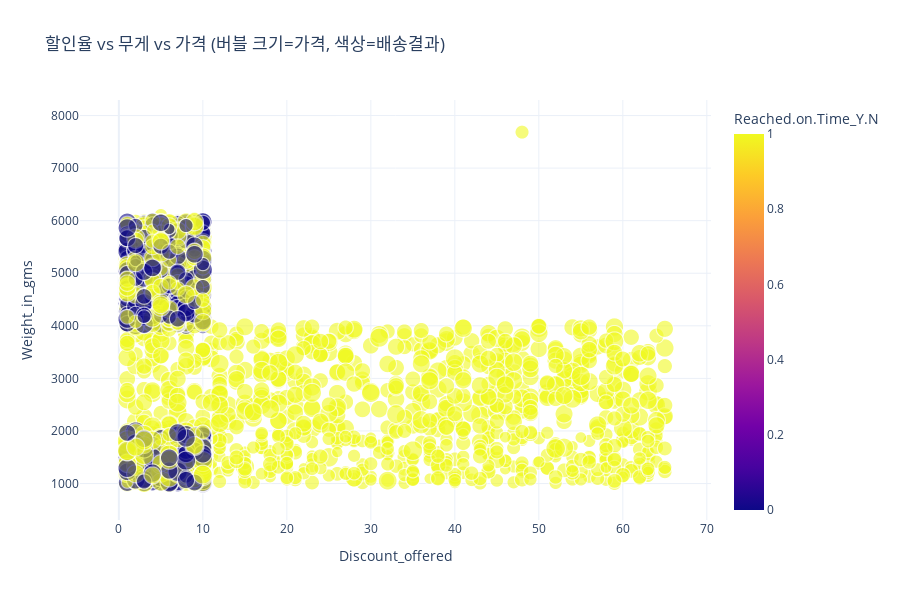

The cell this chart's notebook holds for it:
### Code cell
import plotly.express as px

# 샘플링
sample = df.sample(min(3000, len(df)), random_state=42)

# 수정 부분: color 파라미터에 replace 제거
fig = px.scatter(sample, x='Discount_offered', y='Weight_in_gms',
                 color=target_col,  # target_col 그대로 사용 ('Reached.on.Time_Y.N')
                 size='Cost_of_the_Product',
                 hover_data=['Mode_of_Shipment', 'Product_importance'],
                 title='할인율 vs 무게 vs 가격 (버블 크기=가격, 색상=배송결과)',
                 color_discrete_sequence=colors, opacity=0.6)

fig.update_layout(height=600, template='plotly_white')
fig.show()

### Figure 1 — Plotly figure (JSON) as saved in the notebook; plotly's stock layout.template omitted (floating-point values rounded to 4 significant figures; data arrays with more than 128 entries replaced by an {"elided": "..."} marker saying what was removed)
{"data": [{"customdata": {"elided": "3000x2 str values"}, "hovertemplate": "Discount_offered=%{x}<br>Weight_in_gms=%{y}<br>Cost_of_the_Product=%{marker.size}<br>Mode_of_Shipment=%{customdata[0]}<br>Product_importance=%{customdata[1]}<br>Reached.on.Time_Y.N=%{marker.color}<extra></extra>", "legendgroup": "", "marker": {"color": {"elided": "3000 int values"}, "coloraxis": "coloraxis", "opacity": 0.6, "size": {"elided": "3000 int values"}, "sizemode": "area", "sizeref": 0.775, "symbol": "circle"}, "mode": "markers", "name": "", "showlegend": false, "type": "scattergl", "x": {"elided": "3000 int values"}, "xaxis": "x", "y": {"elided": "3000 int values"}, "yaxis": "y"}], "layout": {"coloraxis": {"colorbar": {"title": {"text": "Reached.on.Time_Y.N"}}, "colorscale": [[0, "#0d0887"], [0.1111, "#46039f"], [0.2222, "#7201a8"], [0.3333, "#9c179e"], [0.4444, "#bd3786"], [0.5556, "#d8576b"], [0.6667, "#ed7953"], [0.7778, "#fb9f3a"], [0.8889, "#fdca26"], [1, "#f0f921"]]}, "height": 600, "legend": {"itemsizing": "constant", "tracegroupgap": 0}, "title": {"text": "할인율 vs 무게 vs 가격 (버블 크기=가격, 색상=배송결과)"}, "xaxis": {"anchor": "y", "domain": [0, 1], "title": {"text": "Discount_offered"}}, "yaxis": {"anchor": "x", "domain": [0, 1], "title": {"text": "Weight_in_gms"}}}}
